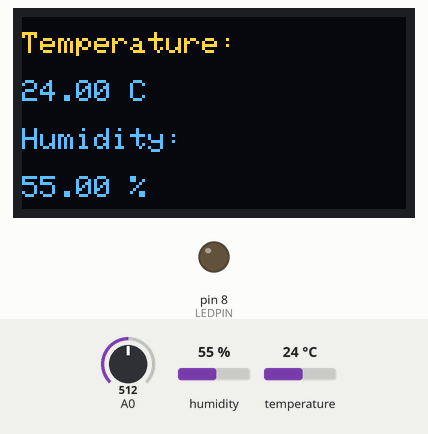
Recording of a program running on a simulated Arduino Uno, built with avr-gcc and run on an emulated ATmega328P. Shown: 128×64 one-colour display, output pins drawn as LEDs (lit = HIGH). Dashed ring = blinking. The test bench sets the inputs (shaded band); at power-on: humidity 55 %, A0 = 512, temperature 24 °C. The OLED is the two-colour kind (top 16 rows yellow); the display library's start-up logo is not drawn; what the program prints to the serial monitor is not drawn.

Above: at 5.2 s.
5.3 s: humidity set to 22 %
At 6.5 s:
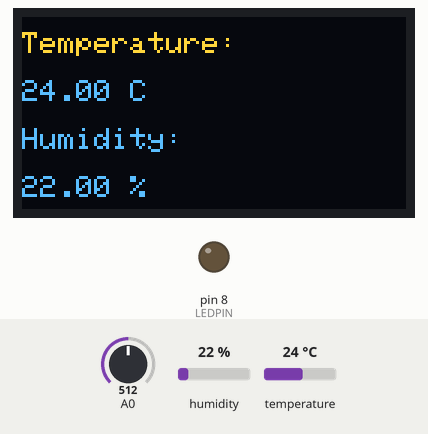
7.6 s: A0 set to 306
9.3 s: A0 set to 283
At 10.9 s:
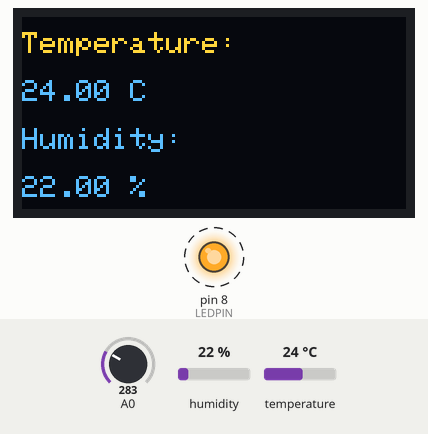
15.3 s: temperature set to 28 °C
At 18.6 s:
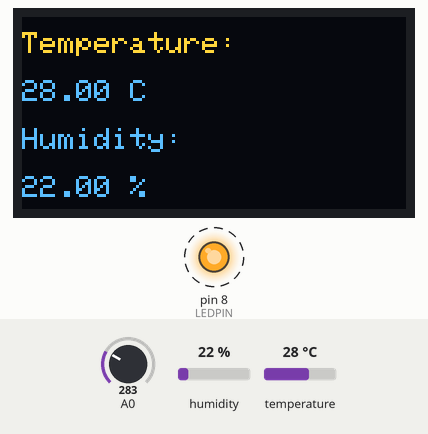
18.7 s: humidity set to 40 %
At 22.6 s:
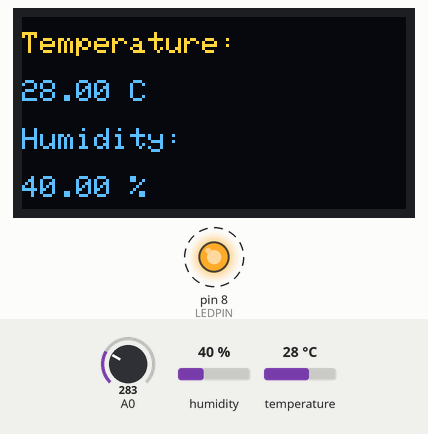
22.7 s: temperature set to 12 °C
At 27.1 s:
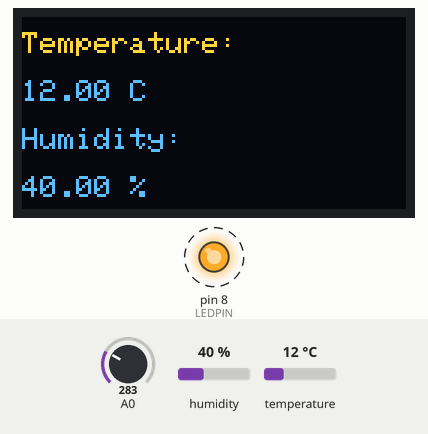
Timing chart, 0 to 27.8 s (numbered marks = the images above; inputs shaded):
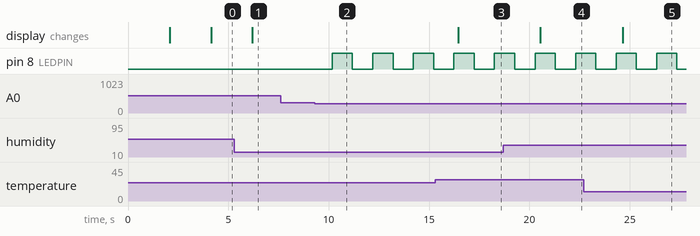

The program:

main.cpp
```cpp
#include <Arduino.h>
#include <Led.h>
#include <LedBlinker.h>
#include <DHT.h>
#include <SPI.h>
#include <Wire.h>
#include <Adafruit_GFX.h>
#include <Adafruit_SSD1306.h>

#define LEDPIN 8
#define DHTPIN 13
#define DHTTYPE DHT11
#define SCREEN_WIDTH 128 // pixels
#define SCREEN_HEIGHT 64 // pixels
#define OLED_RESET -1    // reset pin

Led led(LEDPIN);
LedBlinker ledBlinker(led);
DHT dht(DHTPIN, DHTTYPE);
Adafruit_SSD1306 display(SCREEN_WIDTH, SCREEN_HEIGHT, &Wire, OLED_RESET);

const int delayMillis = 1000;
unsigned long lastReadingsMillis = millis();
unsigned long currentMillis;

struct environmentReadings
{
  float temp;
  float humid;
};

environmentReadings getEnvironmentReadings()
{
  environmentReadings reading;
  reading.temp = dht.readTemperature();
  reading.humid = dht.readHumidity();
  return reading;
}

void printReadings(environmentReadings r)
{
  Serial.print("Temp: ");
  Serial.print(r.temp);
  Serial.print(" °C");
  Serial.print(" Humidity: ");
  Serial.print(r.humid);
  Serial.println(" %");
}

void displayEnvironmentReadingsOnScreen(environmentReadings reading)
{
  display.clearDisplay();
  display.setTextSize(1);
  display.setTextColor(WHITE);
  display.setCursor(0, 5);
  display.cp437(true); // Use full 256 char 'Code Page 437' font
  display.println("Temperature:");
  display.println();
  display.println(String(reading.temp) + " C");
  display.println();
  display.println("Humidity: ");
  display.println();
  display.println(String(reading.humid) + " %");
  display.display();
}

int readMoistureValue()
{
  return analogRead(A0);
}

void printMoisture(int moistureValue)
{
  Serial.print("Moisture: ");
  Serial.println(moistureValue);
}

void setup()
{
  Serial.begin(9600);
  ledBlinker.initLed();
  dht.begin();

  // SSD1306_SWITCHCAPVCC = generate display voltage from 3.3V internally
  if (!display.begin(SSD1306_SWITCHCAPVCC, 0x3C))
  {
    Serial.println("SSD1306 unnavailable!");
    for (;;)
      ;
  }
  display.display();
  delay(2000);
  display.clearDisplay();
  display.drawPixel(10, 10, WHITE);
  display.display();
  delay(2000);
}

void loop()
{
  currentMillis = millis();
  environmentReadings r = getEnvironmentReadings();
  displayEnvironmentReadingsOnScreen(r);
  if (currentMillis - lastReadingsMillis > delayMillis)
  {
    lastReadingsMillis = currentMillis;
    printReadings(r);

    int moisture = readMoistureValue();
    printMoisture(moisture);
    if (moisture < 300)
    {
      ledBlinker.update();
    }
    else
    {
      led.off();
    }
  }
}
```

Measured:
- the behaviour switches between 300 and 299 on A0 (found by bisection; images 1 and 2)
- after the input at 5.3 s, the display: changes after 0.89 s (image 1)
- after the input at 7.6 s, every drawn part: stays the same
- after the input at 9.3 s, pin 8 (LEDPIN): alternates HIGH for 1.0 s and LOW for 1.0 s, starting after 0.88 s
- after the input at 15.3 s, the display: changes after 1.1 s (image 3)
- after the input at 18.7 s, the display: changes after 1.8 s (image 4)
- after the input at 22.7 s, the display: changes after 2.0 s (image 5)
